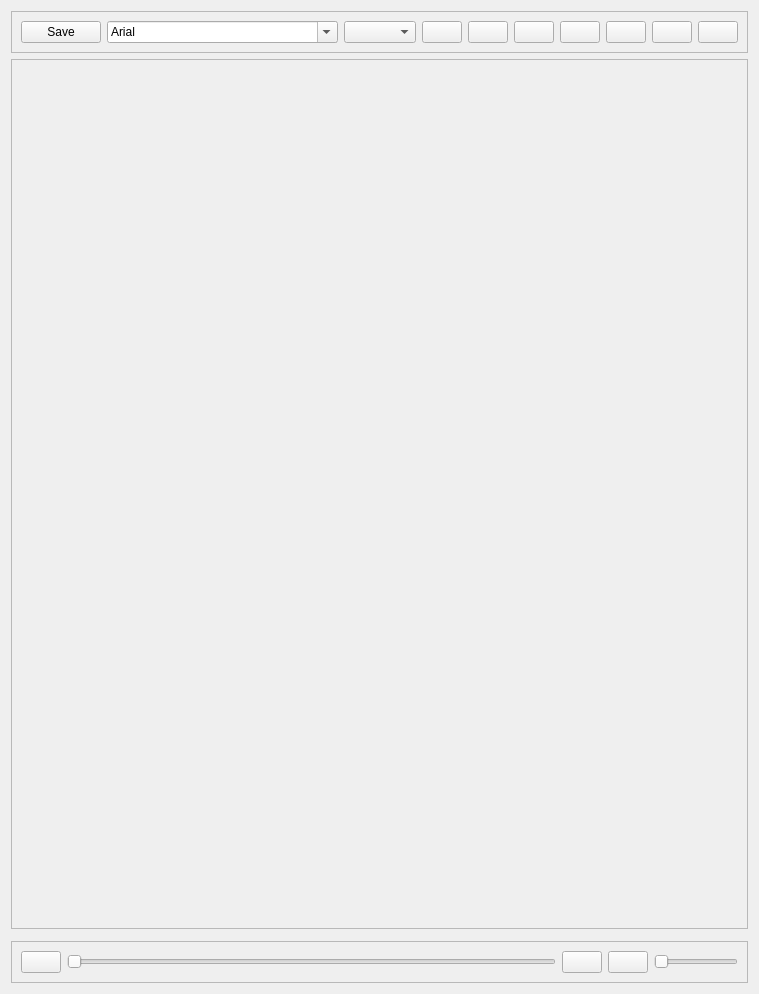
<?xml version="1.0" encoding="UTF-8"?>
<ui version="4.0">
 <class>Form</class>
 <widget class="QWidget" name="Form">
  <property name="geometry">
   <rect>
    <x>0</x>
    <y>0</y>
    <width>709</width>
    <height>994</height>
   </rect>
  </property>
  <property name="windowTitle">
   <string>Form</string>
  </property>
  <layout class="QGridLayout" name="gridLayout">
   <item row="1" column="0">
    <widget class="QScrollArea" name="scrollArea">
     <property name="widgetResizable">
      <bool>true</bool>
     </property>
     <widget class="QWidget" name="scrollAreaWidgetContents">
      <property name="geometry">
       <rect>
        <x>0</x>
        <y>0</y>
        <width>689</width>
        <height>860</height>
       </rect>
      </property>
      <layout class="QGridLayout" name="gridLayout_2">
       <item row="0" column="1">
        <widget class="QFrame" name="textFrame">
         <property name="frameShape">
          <enum>QFrame::StyledPanel</enum>
         </property>
         <property name="frameShadow">
          <enum>QFrame::Raised</enum>
         </property>
        </widget>
       </item>
       <item row="0" column="0">
        <spacer name="horizontalSpacer_3">
         <property name="orientation">
          <enum>Qt::Horizontal</enum>
         </property>
         <property name="sizeHint" stdset="0">
          <size>
           <width>40</width>
           <height>20</height>
          </size>
         </property>
        </spacer>
       </item>
       <item row="0" column="2">
        <spacer name="horizontalSpacer_4">
         <property name="orientation">
          <enum>Qt::Horizontal</enum>
         </property>
         <property name="sizeHint" stdset="0">
          <size>
           <width>40</width>
           <height>20</height>
          </size>
         </property>
        </spacer>
       </item>
      </layout>
     </widget>
    </widget>
   </item>
   <item row="3" column="0">
    <widget class="QFrame" name="audioFrame">
     <property name="sizePolicy">
      <sizepolicy hsizetype="Preferred" vsizetype="Maximum">
       <horstretch>0</horstretch>
       <verstretch>0</verstretch>
      </sizepolicy>
     </property>
     <property name="frameShape">
      <enum>QFrame::StyledPanel</enum>
     </property>
     <property name="frameShadow">
      <enum>QFrame::Raised</enum>
     </property>
     <layout class="QHBoxLayout" name="horizontalLayout_2">
      <item>
       <widget class="QPushButton" name="playButton">
        <property name="focusPolicy">
         <enum>Qt::NoFocus</enum>
        </property>
       </widget>
      </item>
      <item>
       <widget class="QSlider" name="slider">
        <property name="focusPolicy">
         <enum>Qt::NoFocus</enum>
        </property>
        <property name="orientation">
         <enum>Qt::Horizontal</enum>
        </property>
       </widget>
      </item>
      <item>
       <widget class="QPushButton" name="backwardButt">
        <property name="focusPolicy">
         <enum>Qt::NoFocus</enum>
        </property>
        <property name="text">
         <string/>
        </property>
       </widget>
      </item>
      <item>
       <widget class="QPushButton" name="forwardButt">
        <property name="focusPolicy">
         <enum>Qt::NoFocus</enum>
        </property>
        <property name="text">
         <string/>
        </property>
       </widget>
      </item>
      <item>
       <widget class="QSlider" name="volumeSlider">
        <property name="sizePolicy">
         <sizepolicy hsizetype="Preferred" vsizetype="Fixed">
          <horstretch>0</horstretch>
          <verstretch>0</verstretch>
         </sizepolicy>
        </property>
        <property name="focusPolicy">
         <enum>Qt::NoFocus</enum>
        </property>
        <property name="orientation">
         <enum>Qt::Horizontal</enum>
        </property>
       </widget>
      </item>
     </layout>
    </widget>
   </item>
   <item row="2" column="0">
    <widget class="QFrame" name="videoFrame">
     <property name="sizePolicy">
      <sizepolicy hsizetype="Preferred" vsizetype="Maximum">
       <horstretch>0</horstretch>
       <verstretch>0</verstretch>
      </sizepolicy>
     </property>
     <property name="frameShape">
      <enum>QFrame::StyledPanel</enum>
     </property>
     <property name="frameShadow">
      <enum>QFrame::Raised</enum>
     </property>
    </widget>
   </item>
   <item row="0" column="0">
    <widget class="QFrame" name="toolsFrame">
     <property name="sizePolicy">
      <sizepolicy hsizetype="Preferred" vsizetype="Maximum">
       <horstretch>0</horstretch>
       <verstretch>0</verstretch>
      </sizepolicy>
     </property>
     <property name="frameShape">
      <enum>QFrame::StyledPanel</enum>
     </property>
     <property name="frameShadow">
      <enum>QFrame::Raised</enum>
     </property>
     <layout class="QHBoxLayout" name="horizontalLayout">
      <item>
       <spacer name="horizontalSpacer_2">
        <property name="orientation">
         <enum>Qt::Horizontal</enum>
        </property>
        <property name="sizeHint" stdset="0">
         <size>
          <width>40</width>
          <height>20</height>
         </size>
        </property>
       </spacer>
      </item>
      <item>
       <widget class="QPushButton" name="saveButt">
        <property name="text">
         <string>Save</string>
        </property>
       </widget>
      </item>
      <item>
       <widget class="QFontComboBox" name="fontBox">
        <property name="currentText">
         <string>Arial</string>
        </property>
       </widget>
      </item>
      <item>
       <widget class="QComboBox" name="fontSizeBox"/>
      </item>
      <item>
       <widget class="QPushButton" name="boldButt">
        <property name="text">
         <string/>
        </property>
        <property name="checkable">
         <bool>true</bool>
        </property>
       </widget>
      </item>
      <item>
       <widget class="QPushButton" name="italicButt">
        <property name="text">
         <string/>
        </property>
        <property name="checkable">
         <bool>true</bool>
        </property>
       </widget>
      </item>
      <item>
       <widget class="QPushButton" name="underlineButt">
        <property name="text">
         <string/>
        </property>
        <property name="checkable">
         <bool>true</bool>
        </property>
       </widget>
      </item>
      <item>
       <widget class="QPushButton" name="leftAlignButt">
        <property name="text">
         <string/>
        </property>
       </widget>
      </item>
      <item>
       <widget class="QPushButton" name="centerAlignButt">
        <property name="text">
         <string/>
        </property>
       </widget>
      </item>
      <item>
       <widget class="QPushButton" name="rightAlignButt">
        <property name="text">
         <string/>
        </property>
       </widget>
      </item>
      <item>
       <widget class="QPushButton" name="justifyButt">
        <property name="text">
         <string/>
        </property>
       </widget>
      </item>
      <item>
       <spacer name="horizontalSpacer">
        <property name="orientation">
         <enum>Qt::Horizontal</enum>
        </property>
        <property name="sizeHint" stdset="0">
         <size>
          <width>40</width>
          <height>20</height>
         </size>
        </property>
       </spacer>
      </item>
     </layout>
    </widget>
   </item>
  </layout>
 </widget>
 <resources/>
 <connections/>
</ui>
